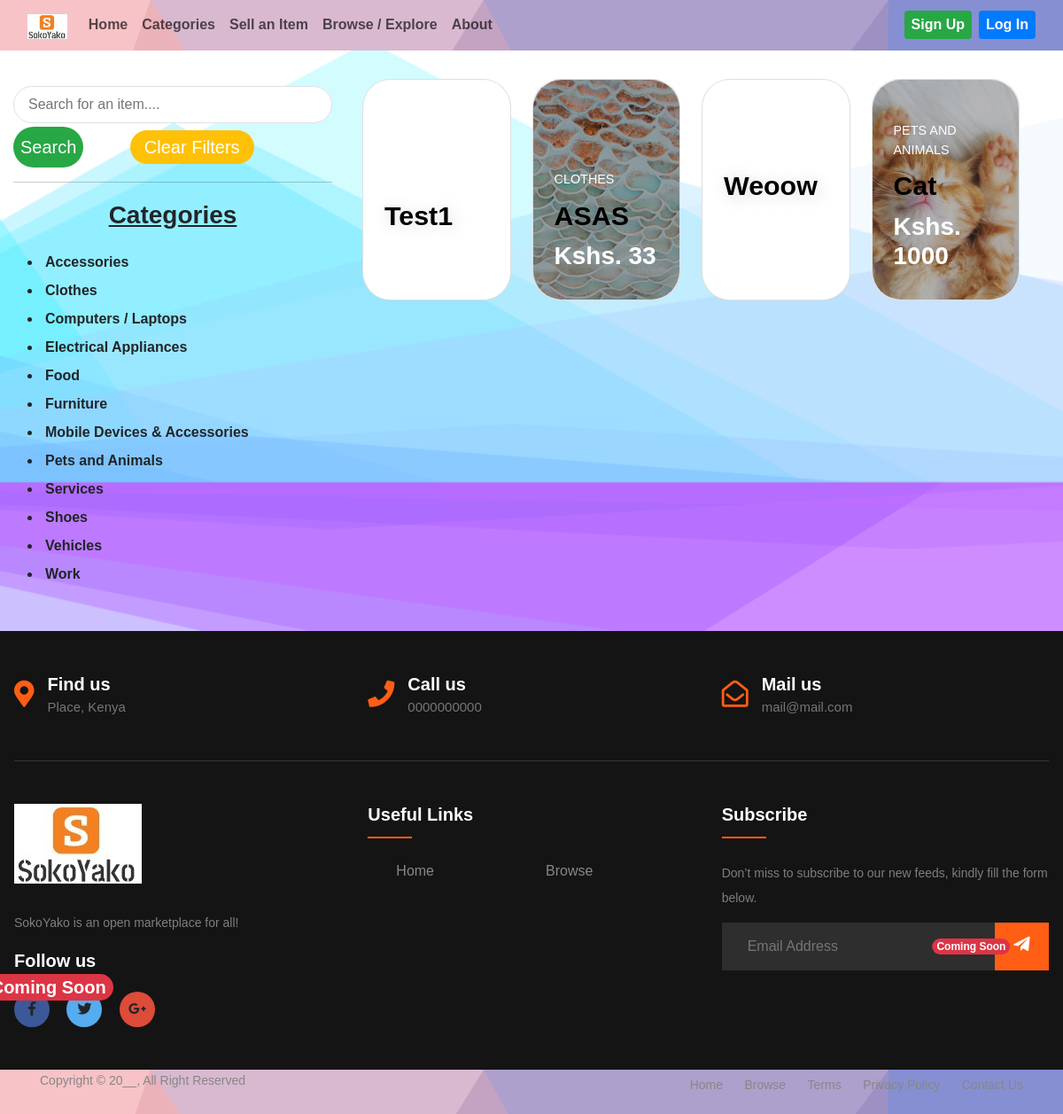
Before: /items/items/ with the older database file.
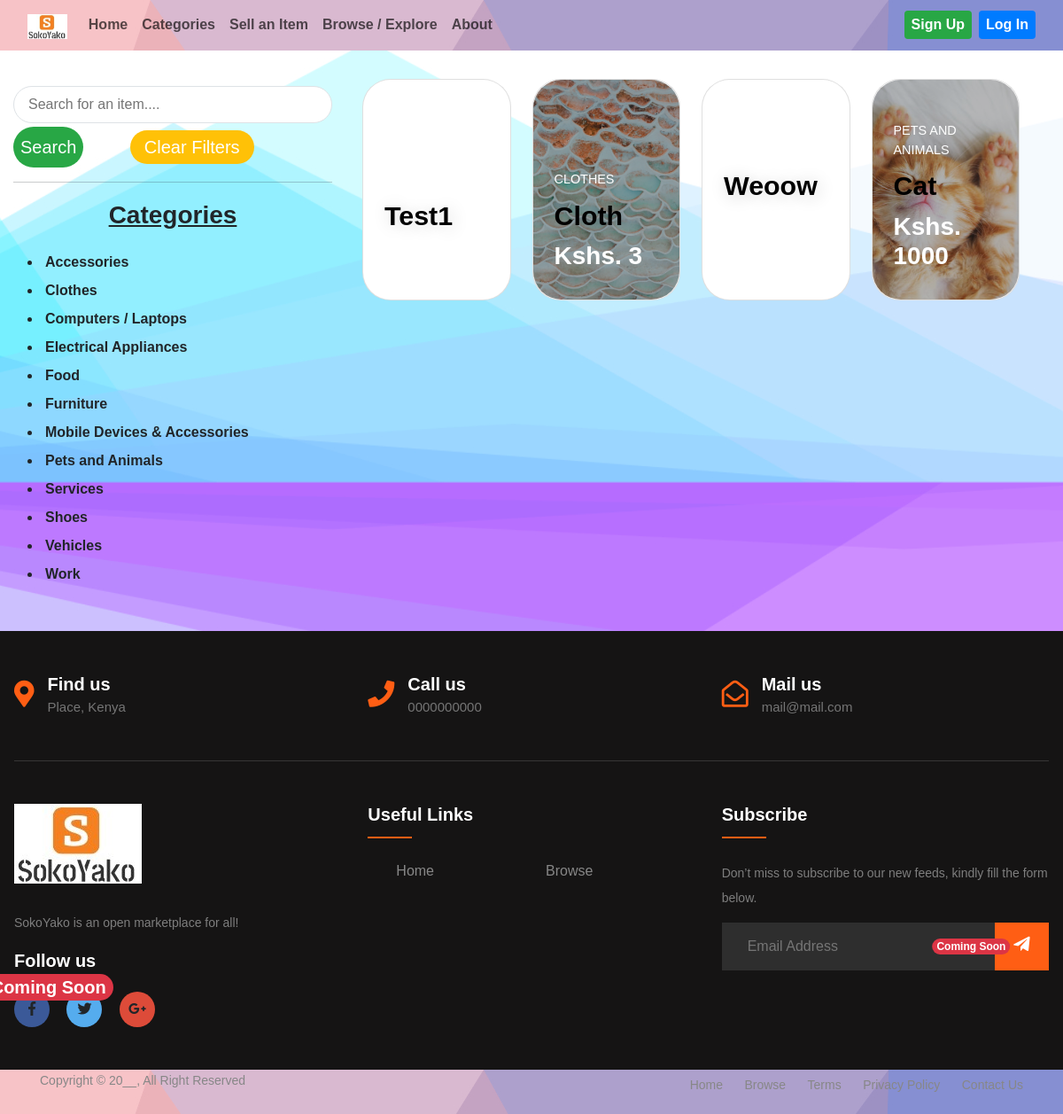
After: the same page with the newer database file.
### item/models.py (models this page shows, shortened)
class Item(models.Model):
    category = models.ForeignKey(Category, related_name='items', on_delete=models.CASCADE)
    name = models.CharField(max_length=200)
    quantity = models.PositiveIntegerField(blank=True, null=True)
    description = models.TextField(blank=True, null=True)
    price = models.IntegerField()
    image = models.ImageField(upload_to='item_images', blank=True, null=True)
    is_sold = models.BooleanField(default=False)
    is_featured = models.BooleanField(default=False)
    created_by = models.ForeignKey(User, related_name='items', on_delete=models.CASCADE)
    created_at = models.DateTimeField(auto_now_add=True)

class Category(models.Model):
    name = models.CharField(max_length=200)
    cat_image = models.ImageField(upload_to='category_images', blank=True, null=True)
    class Meta:
        ordering = ('name',)
        verbose_name_plural = "Categories"
    def __str__(self):
        return self.name

### item/views.py (the view)
# urls.py: path('items/', include('item.urls')),
def items(request):
    query = request.GET.get('query', '')
    categories = Category.objects.all()
    category_id = request.GET.get('category', 0)
    try:
        category_id = int(category_id)
    except ValueError:
        return HttpResponseBadRequest("Invalid category ID")
    items = Item.objects.filter(is_sold=False)
    featured_items = Item.objects.filter(is_featured=True)
    if category_id:
        items = items.filter(category_id=category_id)
        featured_items = featured_items.filter(category_id=category_id)
    if query:
        items = items.filter(Q(name__icontains=query) | Q(description__icontains=query))
        featured_items = featured_items.filter(Q(name__icontains=query) | Q(description__icontains=query))
    items = items[:4]
    featured_items = items[:8]
    if request.user.is_authenticated:
        try:
            contact_card = ContactCard.objects.get(user=request.user)
        except ContactCard.DoesNotExist:
            contact_card = None
    else:
        contact_card = None
    return render(request, 'items.html', {
        'items': items,
        'query': query,
        'categories': categories,
        'category_id': int(category_id),
        'search_performed': bool(query),
        'contact_card': contact_card,
        'featured_items': featured_items,
        'navbar': items
    })

### item/templates/items.html (shortened to what this page needs)
{% extends 'layout.html' %}
{% load static %}
{% block data %}
    <div class="container-fluid py-3 row mt-2 itemcl">
        <div class="col-4 py-3 ">
            <form action="{% url 'item:items' %}" method="get">
                <input name="query" type="text" class="w-100 px-3 py-2 border rounded-pill" value="{{ query }}" placeholder="Search for an item....">
                <button class="mt-1 bg-success px-2 py-2 fs-5 text-white rounded-pill me-5">Search</button>
                <a href="{% url 'item:items' %}" class="text-decoration-none mt-1 bg-warning py-2 px-3 fs-5 text-white rounded-pill">Clear Filters</a>
            </form>
            <hr class="my-3 bg-dark">
            <p class="fw-bold text-center fs-3 text-decoration-underline">Categories</p>
            <ul>
                {% for category in categories %}
                	<li class="p-1 rounded{% if category.id == category_id %} bg-secondary{% endif %} ">
                        <a href="{% url 'item:items' %}?query={{ query }}&category={{ category.id }}" class="text-lg fw-bold text-decoration-none text-body "> {{ category.name }}</a>
                    </li>
                {% endfor %}
            </ul>
        </div>
        <div class="col-8 py-1">
             <div class="card-grid p-1">
                 {% for item in featured_items %}
                     <a class="card rounded-5" href="{% url 'item:detail' item.id %}">
                         <div class="card__background rounded-5" style="background-image: url('{{ item.image.url }}')"></div>
                         <div class="card__content">
                             <p class="card__category text-white">{{ item.category }}</p>
                             <h3 class="card__heading text-capitalize text-black fw-bolder">{{ item.name }}</h3>
                             <h3 class="fw-bolder text-white">Kshs. {{ item.price }}</h3>
                         </div>
                     </a>
                 {% endfor %}
             </div>
        </div>
    </div>
{% endblock %}

Changed rows visible on the page:
changed Item "CLOTHES": name "ASAS" → "Cloth"; price "33" → "3"
